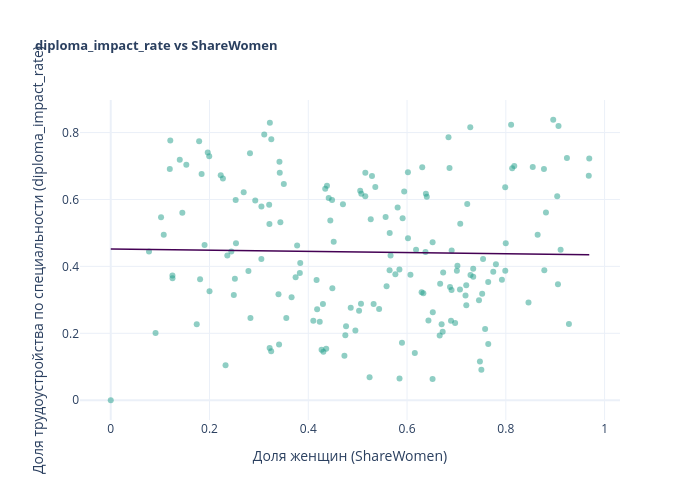

The notebook cell this image was saved under:
### Markdown cell above
$H_0$ — `ShareWomen` и `diploma_impact_rate` не коррелируют;  
$H_1$ — между `ShareWomen` и `diploma_impact_rate` существует монотонная связь.

### Code cell
x_col, y_col = "ShareWomen", "diploma_impact_rate"
x = df[x_col]
y = df[y_col]
m, b = np.polyfit(x, y, 1)
x_range = np.linspace(x.min(), x.max(), 200)

fig = go.Figure()
fig.add_trace(go.Scatter(
    x=x, y=y,
    mode="markers",
    marker=dict(color="#1f9e89", opacity=0.5, size=6),
    showlegend=False,
))
fig.add_trace(go.Scatter(
    x=x_range, y=m * x_range + b,
    mode="lines",
    line=dict(color="#440154", width=1.5),
    showlegend=False,
))
fig.update_layout(
    title=dict(text="<b>diploma_impact_rate vs ShareWomen</b>", font_size=13),
    xaxis_title="Доля женщин (ShareWomen)",
    yaxis_title="Доля трудоустройства по специальности (diploma_impact_rate)",
    template="plotly_white",
    width=700,
    height=500,
)
fig.show()

### Figure 1 — Plotly figure (JSON) as saved in the notebook; plotly's stock layout.template omitted (floating-point values rounded to 4 significant figures; data arrays with more than 128 entries replaced by an {"elided": "..."} marker saying what was removed)
{"data": [{"marker": {"color": "#1f9e89", "opacity": 0.5, "size": 6}, "mode": "markers", "showlegend": false, "type": "scatter", "x": {"elided": "171 float values"}, "y": {"elided": "171 float values"}}, {"line": {"color": "#440154", "width": 1.5}, "mode": "lines", "showlegend": false, "type": "scatter", "x": {"elided": "200 float values"}, "y": {"elided": "200 float values"}}], "layout": {"height": 500, "title": {"font": {"size": 13}, "text": "<b>diploma_impact_rate vs ShareWomen</b>"}, "width": 700, "xaxis": {"title": {"text": "Доля женщин (ShareWomen)"}}, "yaxis": {"title": {"text": "Доля трудоустройства по специальности (diploma_impact_rate)"}}}}
